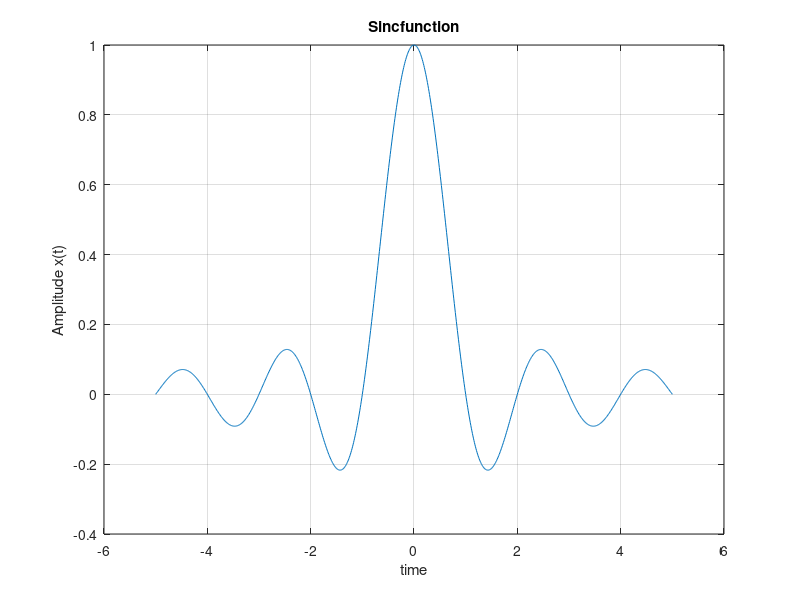
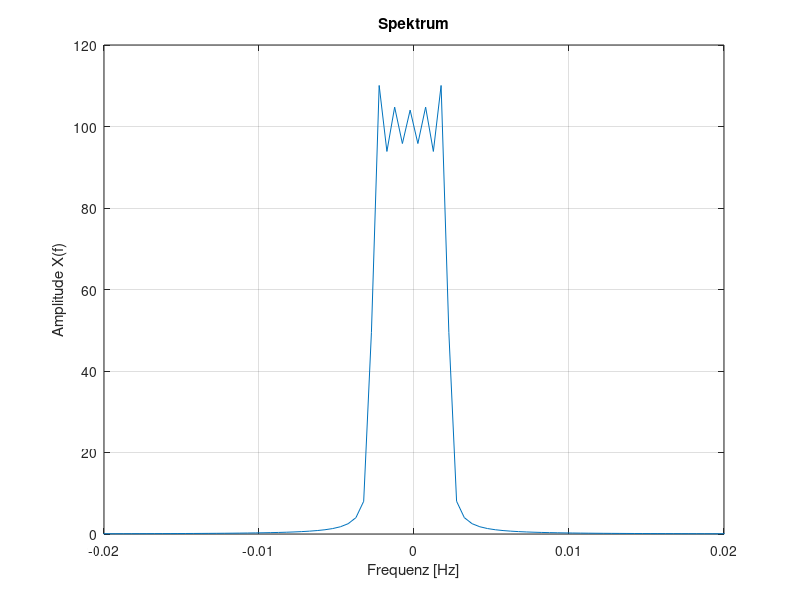
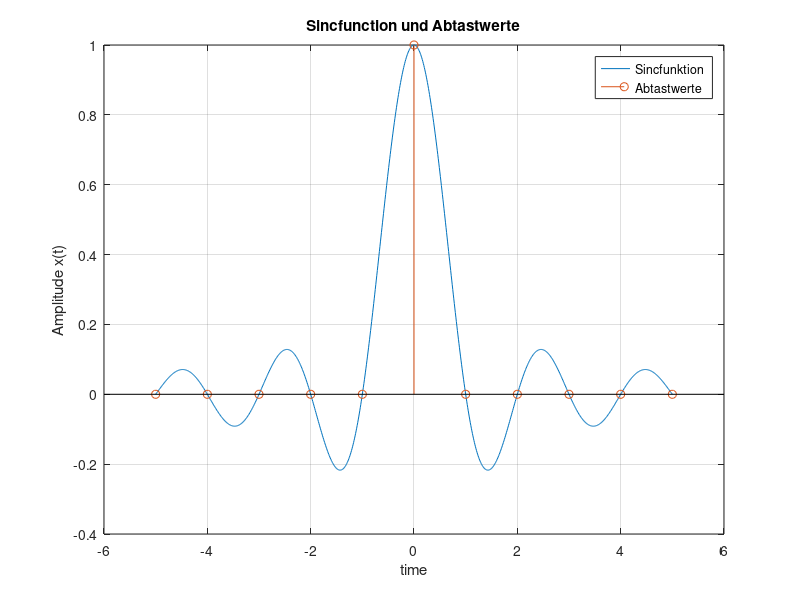

The MATLAB source for these figures, in order:
function[] = mySinc()


    %Variablen
    pi = 3.141;
    T = 1;
    Fg = 1/(2*T);
    Tg = 1/Fg;
    t = (-5*T:0.01:5*T);
    arg = t./T;
    
    %sinc Funktion
    figure(1)
    x_t = sinc(arg);
    plot(t,x_t)
    grid
    title('Sincfunction');
    xlabel('time');
    ylabel('Amplitude x(t)');
    saveas(gcf, 'mySincPlot.png');
    
    %Spektrum
    figure(2)
    f_y = fft(x_t);
    fr = -Fg/2:Fg/length(x_t):Fg/2-Fg/length(x_t);
    plot(fr, fftshift(abs(f_y)));
    grid
    title('Spektrum');
    xlabel('Frequenz [Hz]');
    ylabel('Amplitude X(f)');
    axis ([-0.02 0.02 0 120]);
    saveas(gcf, 'spektrumSinc.png');
    
    %Abtasten doppelte Grenzfrequenz
    figure(3)
    Fs = 2 * Fg;
    Ts = 1 / Fs;
    
    plot(t, x_t);
    hold    
    
    t2 = t(1:100:end);
    sample_x = sinc((t2)./T); %x_t(1:100:end);
    stem(t2,sample_x);
    grid
    
    title('Sincfunction und Abtastwerte');
    xlabel('time');
    ylabel('Amplitude x(t)');
    legend('Sincfunktion','Abtastwerte');
    saveas(gcf, 'Abtastung2fg.png');
    

end
